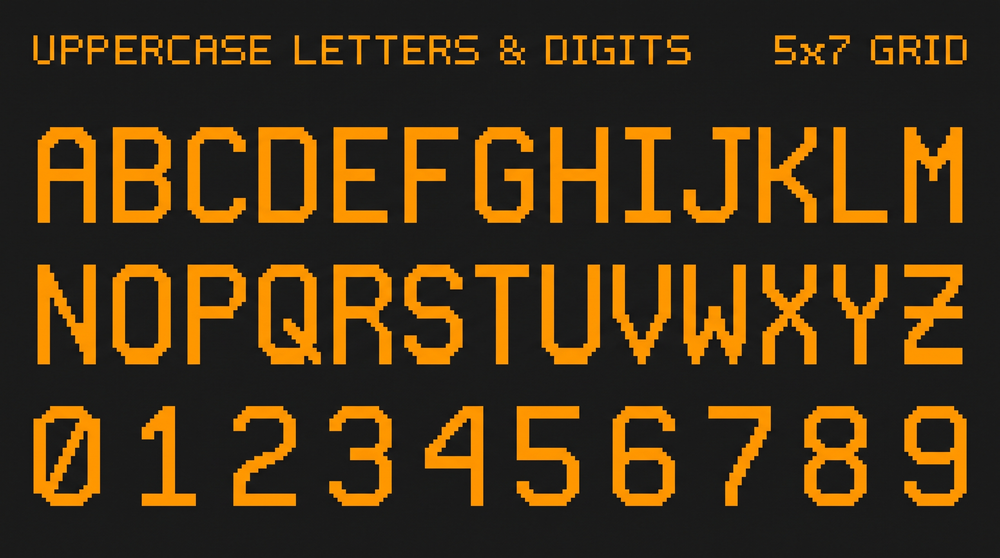
#> input picture art/src/font.png, 1000 x 558 px, shrunk from 2752 x 1536 before the run
$ python convert.py
#> lines starting #> are read from the running program, lines starting #| are printed output that depends on the picture; after the words box and inside, x2 and y2 are one past the last pixel; in counts of white or black regions, pixels touching at a corner belong together
#> further down, image is the input picture: PIL image 1000x558 RGB; mean R, G, B 69.7, 50.2, 21.8
"""Font import: the owner's Gemini sheet (art/src/font.png) -> packages/render/src/art/font.ts.

    bun run --filter @boss-rush/tools font:import

The sheet has three rows of orange glyphs on a dark background: A-M, N-Z, 0-9 (any size, JPEG or
PNG). Each glyph's own bounding box is fitted onto the 5 x 7 grid by sampling the middle of each
cell. OVERRIDES fixes glyphs the fit gets wrong (thin diagonals). Lowercase reuses the capitals
(all-caps display). PUNCTUATION is a simple stand-in set drawn by the integrator, to be replaced
if the owner makes a symbols sheet. Runs with the machine's Python + Pillow:
    uv run --no-project --python /usr/bin/python3 python font/convert.py
"""
from pathlib import Path
from statistics import median
from PIL import Image, ImageChops

ROOT = Path(__file__).resolve().parents[3]
SRC = ROOT / "art/src/font.png"
OUT = ROOT / "packages/render/src/art/font.ts"

ROW_CHARS = ("ABCDEFGHIJKLM", "NOPQRSTUVWXYZ", "0123456789")


def runs(flags, merge_gap=0):
    """Half-open runs of ink, including a run touching the edge of the sheet."""
    result = []
    start = None
    for i, on in enumerate([*flags, 0]):
        if on and start is None:
            start = i
        elif not on and start is not None:
            if result and start - result[-1][1] < merge_gap:
                result[-1] = (result[-1][0], i)
            else:
                result.append((start, i))
            start = None
    return result


def fit_glyph(mask, ncol):
    def middle(i, cell):
        lo = int((i + 0.2) * cell)
        return lo, max(lo + 1, int((i + 0.8) * cell))

    # Preserve the centre-cell sampling density of the owner's original sheet.
    stride = max(1, round(mask.height / 90))
    pixels = mask.load()
    rows = []
    for r in range(7):
        top, bottom = middle(r, mask.height / 7)
        row = "." * ((5 - ncol) // 2)
        for c in range(ncol):
            left, right = middle(c, mask.width / ncol)
            xs, ys = range(left, right, stride), range(top, bottom, stride)
            ink = sum(bool(pixels[x, y]) for y in ys for x in xs)
            row += "#" if 2 * ink > len(xs) * len(ys) else "."
        rows.append(row.ljust(5, "."))
    return rows


def read_sheet(image):
    red, _, blue = image.convert("RGB").split()
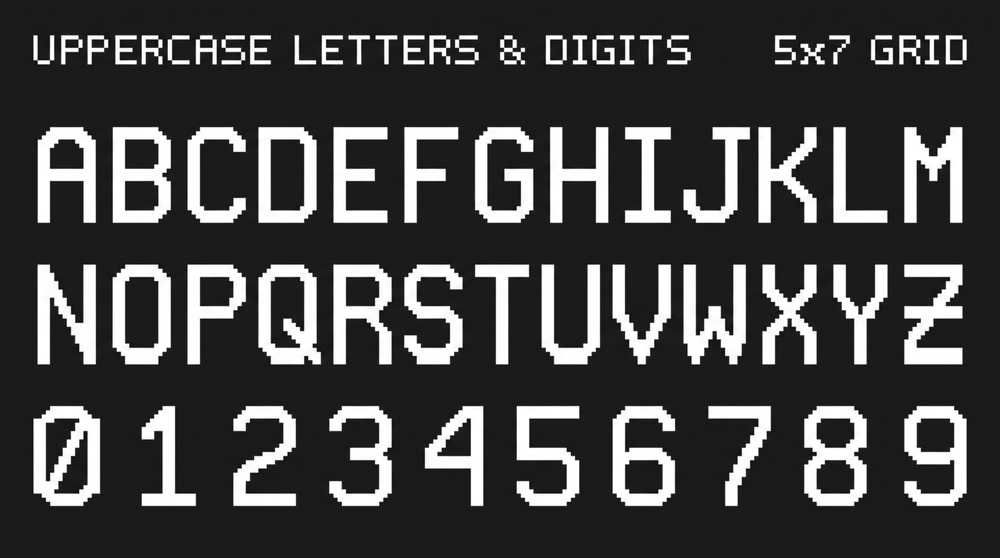
#> red: PIL image 1000x558 L; min 0, max 255, mean 69.7
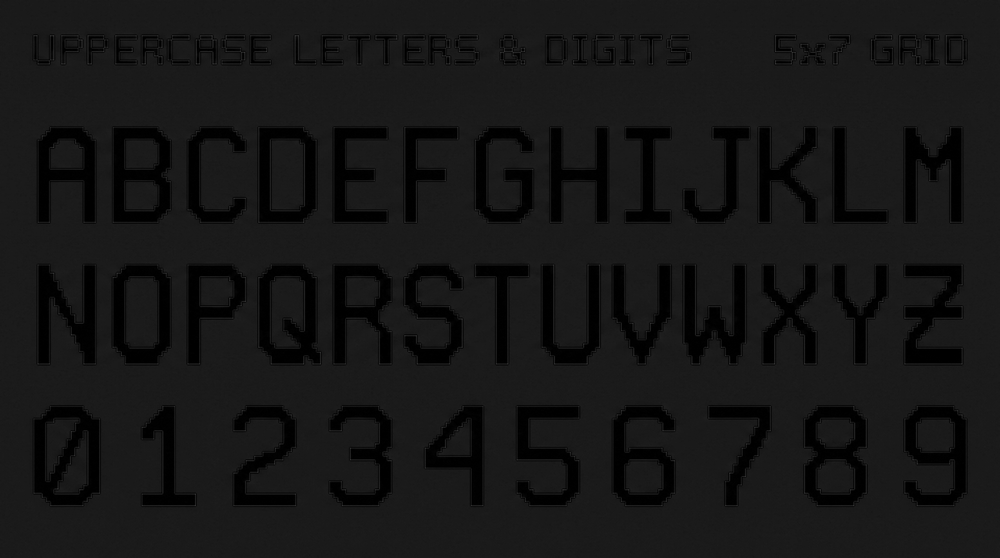
#> blue: PIL image 1000x558 L; min 0, max 53, mean 21.8
    mask = ImageChops.multiply(
        red.point(lambda r: 255 if r > 150 else 0),
        ImageChops.subtract(red, blue).point(lambda diff: 255 if diff > 80 else 0),
    )
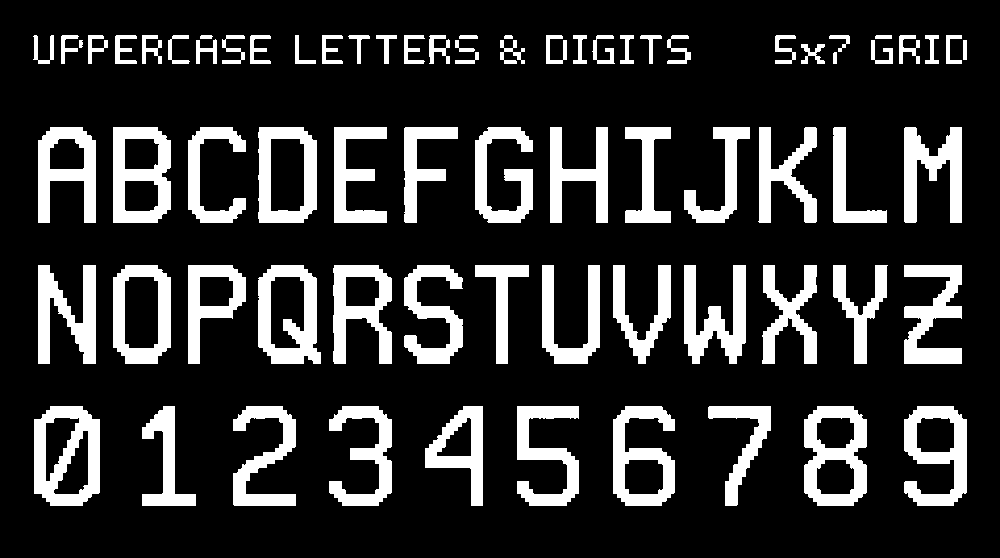
#> mask: PIL image 1000x558 L; 18.9% white; 74 white regions, largest, box (x1, y1, x2, y2) and area: (34, 406, 100, 506) 3814, (804, 406, 867, 506) 3491, (258, 265, 321, 364) 3470
    # The delivered sheet also has a small orange heading. Keep the three tall glyph bands.
    bands = sorted(runs(mask.getprojection()[1]), key=lambda span: span[1] - span[0], reverse=True)
#> the loop in runs, `for i, on in enumerate([*flags, 0]):` made 559 passes
#> on on passes 1 to 12: 0, 0, 0, 0, 0, 0, 0, 0, 0, 0, 0, 0
#> after the loop in runs, `for i, on in enumerate([*flags, 0]):`: result = [(35, 64), (127, 223), (265, 364), (406, 506)]
#> bands = [(406, 506), (265, 364), (127, 223), (35, 64)]
    if len(bands) < len(ROW_CHARS):
        raise ValueError("Expected three orange glyph rows: A–M, N–Z and 0–9.")
    glyphs = {}
    for (top, bottom), chars in zip(sorted(bands[:len(ROW_CHARS)]), ROW_CHARS):
        band = mask.crop((0, top, mask.width, bottom))
        columns = runs(band.getprojection()[0], merge_gap=band.height / 20)
        columns = [(a, b) for a, b in columns if b - a > band.height / 32]
        if len(columns) != len(chars):
            raise ValueError(f"Expected {len(chars)} glyphs in {chars}, found {len(columns)}.")
        typical_width = median(b - a for a, b in columns)
        for (a, b), ch in zip(columns, chars):
            glyph = band.crop((a, 0, b, band.height))
            ncol = 3 if glyph.width < 0.85 * typical_width else 5
            glyphs[ch] = fit_glyph(glyph.crop(glyph.getbbox()), ncol)
#> this loop made 3 passes
#> (top, bottom, chars, typical_width) on passes 1 to 2: (127, 223, 'ABCDEFGHIJKLM', 58), (265, 364, 'NOPQRSTUVWXYZ', 58)
#> (top, bottom, chars) on pass 3: (406, 506, '0123456789')
#> pass 1, in read_sheet, `band = mask.crop((0, top, mask.width, bottom))`:
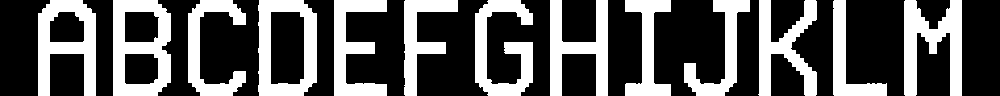
#> band: PIL image 1000x96 L; 34.7% white; 13 white regions, largest, box (x1, y1, x2, y2) and area: (113, 0, 171, 96) 3370, (904, 0, 962, 96) 3131, (258, 0, 317, 96) 3040
#> pass 2, in read_sheet, `band = mask.crop((0, top, mask.width, bottom))`:
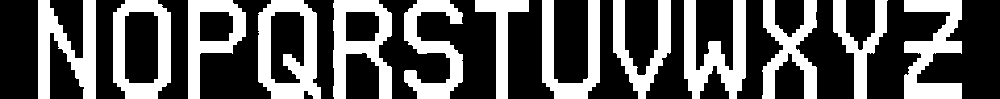
#> band: PIL image 1000x99 L; 36% white; 13 white regions, largest, box (x1, y1, x2, y2) and area: (258, 0, 321, 99) 3470, (684, 0, 746, 99) 3296, (38, 0, 96, 99) 3237
#> pass 3, in read_sheet, `band = mask.crop((0, top, mask.width, bottom))`:
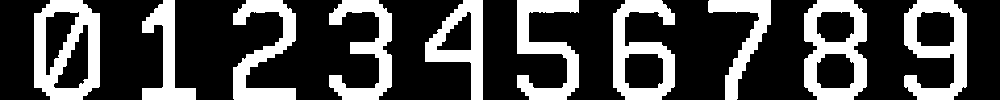
#> band: PIL image 1000x100 L; 28.8% white; 10 white regions, largest, box (x1, y1, x2, y2) and area: (34, 0, 100, 100) 3814, (804, 0, 867, 100) 3491, (904, 0, 967, 100) 3271
    return glyphs

OVERRIDES = {
    "K": ["#...#", "#..#.", "#.#..", "##...", "#.#..", "#..#.", "#...#"],
    "W": ["#...#", "#...#", "#...#", "#.#.#", "#.#.#", "##.##", "#...#"],
    "X": ["#...#", "#...#", ".#.#.", "..#..", ".#.#.", "#...#", "#...#"],
    "Y": ["#...#", "#...#", ".#.#.", "..#..", "..#..", "..#..", "..#.."],
    "1": ["..#..", ".##..", "..#..", "..#..", "..#..", "..#..", "#####"],
    "2": [".###.", "#...#", "....#", "..##.", ".#...", "#....", "#####"],
    "4": ["...#.", "..##.", ".#.#.", "#..#.", "#####", "...#.", "...#."],
    "7": ["#####", "....#", "...#.", "..#..", "..#..", "..#..", "..#.."],
}

PUNCTUATION = {
    " ": [".....", ".....", ".....", ".....", ".....", ".....", "....."],
    "!": ["..#..", "..#..", "..#..", "..#..", "..#..", ".....", "..#.."],
    '"': [".#.#.", ".#.#.", ".....", ".....", ".....", ".....", "....."],
    "#": [".#.#.", ".#.#.", "#####", ".#.#.", "#####", ".#.#.", ".#.#."],
    "$": ["..#..", ".####", "#.#..", ".###.", "..#.#", "####.", "..#.."],
    "%": ["##..#", "##.#.", "...#.", "..#..", ".#...", ".#.##", "#..##"],
    "&": [".##..", "#..#.", ".##..", ".#...", "#.#.#", "#..#.", ".##.#"],
    "'": ["..#..", "..#..", ".....", ".....", ".....", ".....", "....."],
    "(": ["...#.", "..#..", ".#...", ".#...", ".#...", "..#..", "...#."],
    ")": [".#...", "..#..", "...#.", "...#.", "...#.", "..#..", ".#..."],
    "*": [".....", "#.#.#", ".###.", "#####", ".###.", "#.#.#", "....."],
    "+": [".....", "..#..", "..#..", "#####", "..#..", "..#..", "....."],
    ",": [".....", ".....", ".....", ".....", "..#..", "..#..", ".#..."],
    "-": [".....", ".....", ".....", "#####", ".....", ".....", "....."],
    ".": [".....", ".....", ".....", ".....", ".....", ".##..", ".##.."],
    "/": ["....#", "....#", "...#.", "..#..", ".#...", "#....", "#...."],
    ":": [".....", ".##..", ".##..", ".....", ".##..", ".##..", "....."],
    ";": [".....", ".##..", ".##..", ".....", ".##..", "..#..", ".#..."],
    "<": ["...#.", "..#..", ".#...", "#....", ".#...", "..#..", "...#."],
    "=": [".....", ".....", "#####", ".....", "#####", ".....", "....."],
    ">": [".#...", "..#..", "...#.", "....#", "...#.", "..#..", ".#..."],
    "?": [".###.", "#...#", "....#", "...#.", "..#..", ".....", "..#.."],
    "@": [".###.", "#...#", "#.###", "#.#.#", "#.###", "#....", ".###."],
    "[": [".###.", ".#...", ".#...", ".#...", ".#...", ".#...", ".###."],
    "\\": ["#....", "#....", ".#...", "..#..", "...#.", "....#", "....#"],
    "]": [".###.", "...#.", "...#.", "...#.", "...#.", "...#.", ".###."],
    "^": ["..#..", ".#.#.", "#...#", ".....", ".....", ".....", "....."],
    "_": [".....", ".....", ".....", ".....", ".....", ".....", "#####"],
    "`": [".#...", "..#..", ".....", ".....", ".....", ".....", "....."],
    "{": ["...##", "..#..", "..#..", ".#...", "..#..", "..#..", "...##"],
    "|": ["..#..", "..#..", "..#..", "..#..", "..#..", "..#..", "..#.."],
    "}": ["##...", "..#..", "..#..", "...#.", "..#..", "..#..", "##..."],
    "~": [".....", ".....", ".#...", "#.#.#", "...#.", ".....", "....."],
}

def key(ch):
    """A double-quoted TypeScript string literal for one character."""
    return '"' + ch.replace("\\", "\\\\").replace('"', '\\"') + '"'

if __name__ == "__main__":
    with Image.open(SRC) as image:
        res = read_sheet(image)
    res.update(OVERRIDES)
    for c in "ABCDEFGHIJKLMNOPQRSTUVWXYZ":
        res[c.lower()] = res[c]
    res.update(PUNCTUATION)
    lines = [
        "// OWNER ART, generated from art/src/font.png by",
        "//   bun run --filter @boss-rush/tools font:import",
        "// Do not edit by hand; replace the sheet (or OVERRIDES / PUNCTUATION in packages/tools/font/convert.py)",
        "// and re-run. No agent edits this file. Format: each glyph is 7 rows of 5 characters, '#' = ink.",
        "",
        "export const glyphs: Record<string, readonly string[]> = {",
    ]
    for code in range(0x20, 0x7F):
        ch = chr(code)
        lines.append("  " + key(ch) + ": [" + ", ".join('"' + r + '"' for r in res[ch]) + "],")
    lines.append("};")
    OUT.write_text("\n".join(lines) + "\n")
    print(f"font: wrote {OUT.relative_to(ROOT)} (95 glyphs; A-Z and 0-9 from the sheet)")
